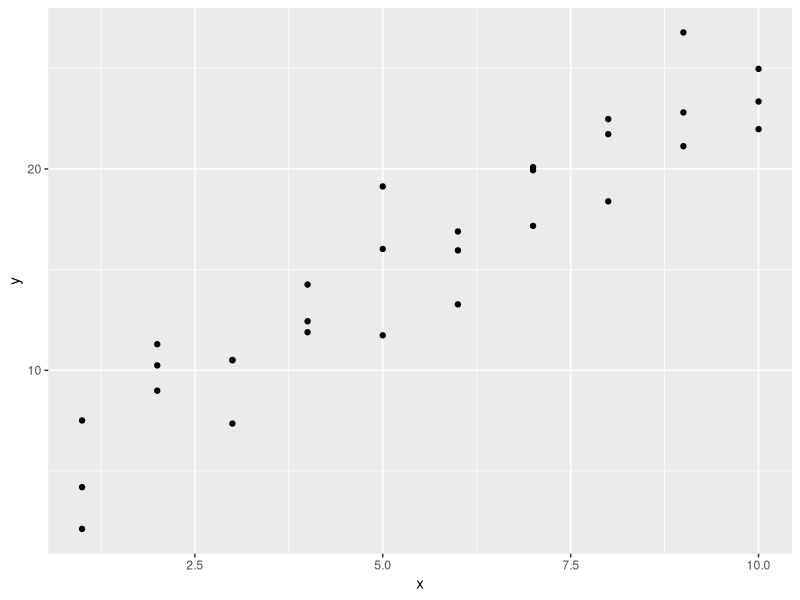
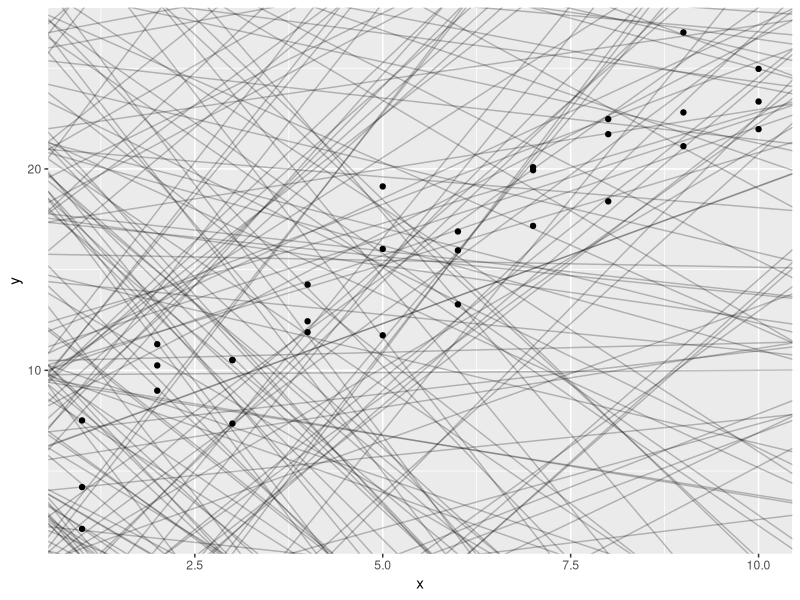
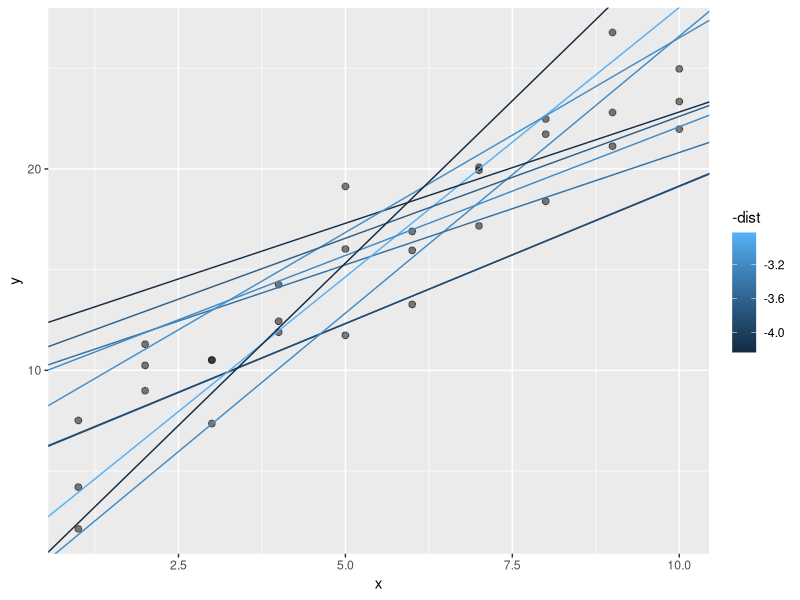
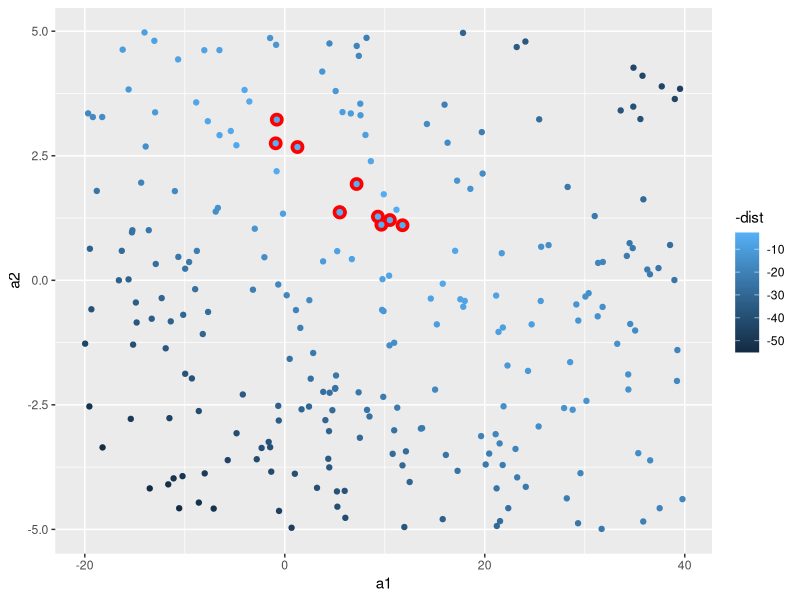
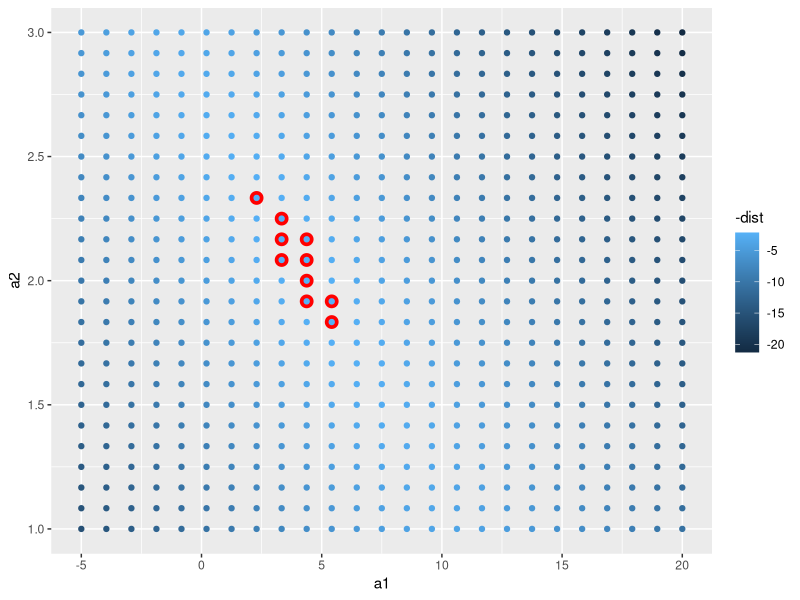
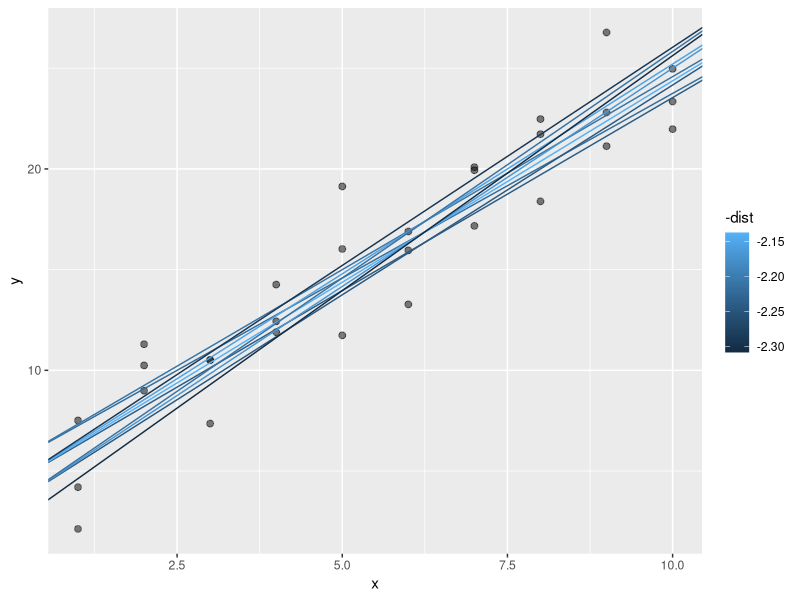
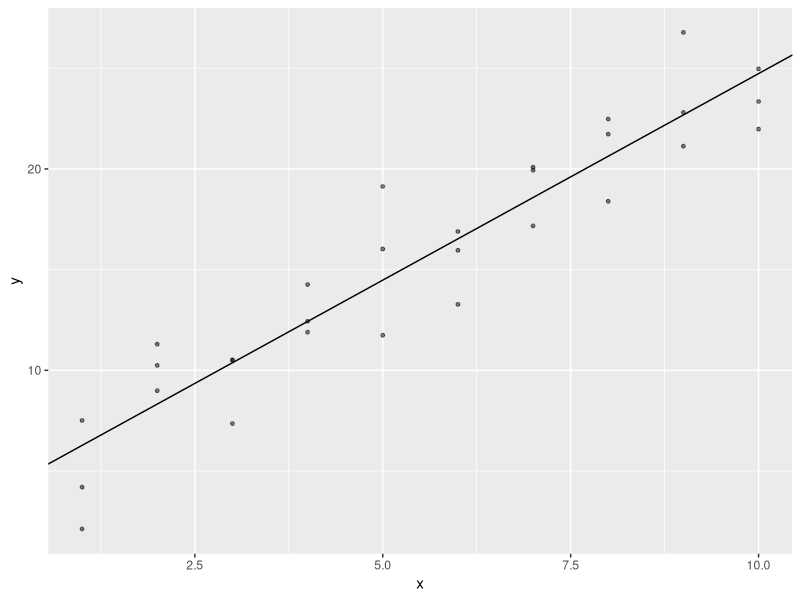
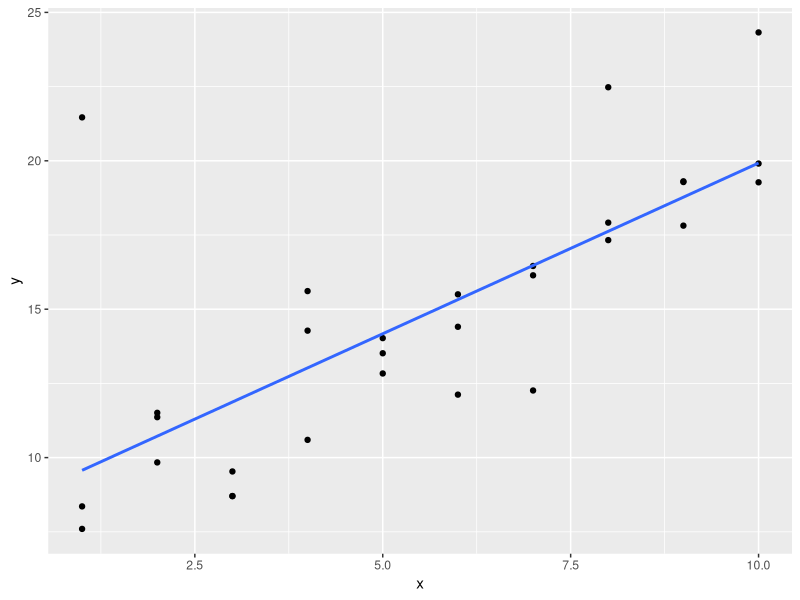

Write R code to recreate these figures, in order.

# source: https://r4ds.had.co.nz/model-basics.html


library(tidyverse)
library(modelr)

# NA's are not silently dropped
options(na.action = na.warn)



# A simple model ----------------------------------------------------------

data(sim1)

# sim1-data set
ggplot(data = sim1, aes(x = x, y = y)) +
  geom_point()



## random search ----------------------------------------------------------
# run mutiple linear models to get a feeling
models <- tibble(
  a1 = runif(n = 250, min = -20, max = 40),
  a2 = runif(n = 250, min = -5, max = 5)
)


ggplot(sim1, aes(x = x, y = y)) + 
  geom_abline(aes(intercept = a1, slope = a2),
              data = models,
              alpha = 0.25) + 
  geom_point()




# create model-prediction-function (turn model into a function)
model1 <- function(a, data) {
  
  # yhat = b0 + b1 * x
  a[1] + a[2] * data$x
}

# 7 and 1.5 are the parameters of the  1.model!
model1(c(7, 1.5), sim1)




# measure distance between yhat and y with one value
# => “root-mean-squared deviation”
# We compute the difference between actual (y)
# and predicted (yhat), square them, average them, 
# and the take the square root. 

measure_distance <- function(mod, data) {
  
  # difference = y - yhat (= b0 + b1 * x)
  diff <- data$y - model1(mod, data)
  
  # square differecnt, average it and take the square root
  sqrt(mean(diff^2))
}


measure_distance(c(7, 1.5), sim1)



# let's compute the difference for all 250 models above

sim1_dist <- function(a1, a2) {
  measure_distance(c(a1, a2), sim1)
}

# need a purrr-helper function because 
# our distance function expects the model 
# as a numeric vector of length 2.
models <- models %>% 
  mutate(dist = purrr::map2_dbl(a1, a2, sim1_dist))

View(models)


# plot the 10 best fitting models
ggplot(sim1, aes(x = x, y = y)) +
  geom_point(size = 2, alpha = 0.5) + 
  geom_abline(
    aes(intercept = a1, slope = a2, color = -dist),
    data = filter(models, rank(dist) <= 10)
  )


# or think of the models as data points (observations)
# again the best 10 are highlighted
ggplot() +
  geom_point(aes(x = a1, y = a2),
             size = 4, 
             color = "red",
             data = filter(models, rank(dist) <= 10)) + 
  geom_point(aes(x = a1, y = a2,
                 color = -dist),
             data = models)



## grid search ------------------------------------------------------------

# instead of fitting models randomly we could do it more 
# systematically

grid <- expand.grid(
  # range is picked from the top 10 models above...
  a1 = seq(-5, 20, length = 25),
  a2 = seq(1, 3, length = 25)
  ) %>% 
  mutate(dist = purrr::map2_dbl(a1, a2, sim1_dist))

grid %>% 
  ggplot(aes(x = a1, y = a2)) + 
  geom_point(data = filter(grid, rank(dist) <= 10),
             size = 4, 
             color = "red") + 
  geom_point(aes(color = -dist))


ggplot(sim1, aes(x = x, y = y)) + 
  geom_point(size = 2, alpha = 0.5) + 
  geom_abline(
    aes(intercept = a1, slope = a2, color = -dist),
    data = filter(grid, rank(dist) <= 10)
  )

# compare to random search => distances between y and yhat are much smaller!
# You could imagine iteratively making the grid finer and finer until
# you narrowed in on the best model. But there is an even better way...




## Newton-Raphson-search --------------------------------------------------
# numerical minimisation tool

best <- optim(c(0, 0), measure_distance, data = sim1)
best$par

# If you have a function that defines the distance between a model and a dataset, 
# an algorithm (optim()) that can minimise that distance by modifying the parameters 
# of the model, you can find the best model. The neat thing about this approach is 
# that it will work for any family of models that you can write an equation for.

ggplot(sim1, aes(x = x, y = y)) +
  geom_point(size = 1, alpha = 0.5) +
  geom_abline(intercept = best$par[1], slope = best$par[2])

# looks damn good!



## linear model -----------------------------------------------------------

# y = a_1 + a_2 * x_1 + a_3 * x_2 + ... a_n * x_(n-1)

sim1_mod <- lm(y ~ x, data = sim1)

coef(sim1_mod)

# These are exactly the same values we got with optim()! 
# Behind the scenes lm() doesn’t use optim() but instead 
# takes advantage of the mathematical structure of linear 
# models. Using some connections between geometry, 
# calculus, and linear algebra, lm() actually finds the 
# closest model in a single step, using a sophisticated 
# algorithm. This approach is both faster, and guarantees 
# that there is a global minimum.




### Exercises -------------------------------------------------------------

# 1)
# One downside of the linear model is that it is **sensitive** to 
# unusual values because the distance incorporates a squared 
# term. Fit a linear model to the simulated data below, and 
# visualise the results. Rerun a few times to generate different 
# simulated datasets. What do you notice about the model?


# student t-distribution
sim1a <- tibble(
  x = rep(1:10, each = 3),
  y = x * 1.5 + 6 + rt(length(x), df = 2)
  )


ggplot(sim1a, aes(x= x, y = y)) +
  geom_point() + 
  geom_smooth(method = "lm", se = FALSE)


# compare to normal distribution
sim1b <- tibble(
  x = rep(1:10, each = 3),
  y = x * 1.5 + 6 * rnorm(length(x), mean = 0, sd = 1)
  )
          

ggplot(sim1b, aes(x = x, y = y)) +
  geom_point() + 
  geom_smooth(method = "lm", se = FALSE)


# the probability to get outliers is higher with the students-t-distribution
# why?
# students-t-distribution has heavier tails than the normal distribution!
# probability for outliers ist higher!

tibble(
  x = seq(-5, 5, length.out = 5000),
  normal = dnorm(x, mean = 0, sd = 1),
  student_t = dt(x, df = 2)
) %>% 
  pivot_longer(cols = c(normal, student_t), 
               names_to = "distribution",
               values_to = "densitiy") %>% 
  ggplot(aes(x = x, y = densitiy, colour = distribution)) +
  geom_line()



# 2)
# One way to make linear models more robust is to use a different distance 
# measure. For example, instead of root-mean-squared distance, you could 
# use mean-absolute distance:

measure_distance_2 <- function(mod, data) {
  diff <- data$y - model1(mod, data)
  mean(abs(diff))
}


# Use optim() to fit this model to the simulated data above and compare 
# it to the linear model.


# Newton-Raphson search with measure_distance_2 (!)
newton_raphson_2 <- optim(c(0, 0), measure_distance_2, data = sim1a)
newton_raphson_2$par


ggplot(sim1a, aes(x = x, y = y)) +
  geom_point(size = 1, alpha = 0.5) +
  geom_abline(intercept = newton_raphson_2$par[1], slope = newton_raphson_2$par[2])


# linear model
linear_model <- lm(y ~ x, data = sim1a)
linear_model$coefficients

ggplot(sim1a, aes(x = x, y = y)) +
  geom_point(size = 1, alpha = 0.5) +
  geom_abline(intercept = linear_model$coefficients[1],
              slope = linear_model$coefficients[2])



# compare to measure_distance
newton_raphson <- optim(c(0, 0), measure_distance, data = sim1a)
newton_raphson$par

ggplot(sim1a, aes(x = x, y = y)) +
  geom_point(size = 1, alpha = 0.5) +
  geom_abline(intercept = newton_raphson$par[1], 
              slope = newton_raphson$par[2])


# compare the regression lines of the 3 models
# coefficients and regression line with measure_distance are the same as the lm-coefficients!
# measure_distance_2 is slightly different => calculated with another formula!





# Visualising models ------------------------------------------------------


## Predictions ------------------------------------------------------------

# predictors show us the pattern, the model has captured!

# take a look at the sim1 data again
View(sim1)


# create a grid
grid <- sim1 %>% 
  data_grid(x)

grid


# add predictions (1 perdiction per x-value)
grid <- grid %>% 
  add_predictions(sim1_mod)

grid


# plot => the predictors reduce the model (linear relationship between the data points)
ggplot() +
  geom_point(data = sim1, aes(x = x, y = y)) +
  geom_line(data = grid, aes(x = x, y = pred),
            color = "red")




## Residuals (flip side of predictors) ------------------------------------

# residuals tell you what the model has missed!
# residuals = y (observed values) - yhat (predicted values)

# we need the original data set to calculate the residuals!
sim1 <- sim1 %>% 
  add_residuals(sim1_mod)

sim1


# how spread are the residuals?
ggplot(sim1, aes(x = resid)) +
  geom_freqpoly(binwidth = 0.5)

# mean of the residuals will always be 0
mean(sim1$resid)

ggplot(sim1, aes(x = x, y = resid)) + 
  geom_ref_line(h = 0, colour = "red") +
  geom_point()


# Putting a reference line at zero for residuals is important because 
# good models (generally) should have residuals centered at zero, with 
# approximately the same variance (or distribution) over the support of x, 
# and no correlation. A zero reference line makes it easier to judge these 
# characteristics visually.




### Exercises  ------------------------------------------------------------

# Instead of using lm() to fit a straight line, you can use loess() to fit 
# a smooth curve. Repeat the process of model fitting, grid generation, 
# predictions, and visualization on sim1 using loess() instead of lm(). 
# How does the result compare to geom_smooth()?


sim1_loess <- loess(y ~ x, data = sim1)
sim1_lm <- lm(y ~ x, data = sim1)


sim1 <- sim1 %>% 
  add_residuals(sim1_lm) %>% 
  add_predictions(sim1_lm) %>% 
  add_residuals(sim1_loess, var = "resid_loess") %>% 
  add_predictions(sim1_loess, var = "pred_loess")


sim1

# plot predictors (loess)
ggplot(data = sim1, aes(x = x, y = y)) +
  geom_point() +
  geom_line(aes(x = x, y = pred_loess), color = "red", size = 1)

# NOTE: this is the default method of geom_smooth...
ggplot(data = sim1, aes(x = x, y = y)) +
  geom_point() +
  geom_smooth(se = FALSE)

# plot predictors (lm)
ggplot(data = sim1, aes(x = x, y = y)) +
  geom_point() + 
  geom_line(aes(x = x, y = pred), color = "red", size = 1)

# NOTE: this is another method of geom_smooth...
ggplot(data = sim1, aes(x = x, y = y)) +
  geom_point() + 
  geom_smooth(method = "lm", se = FALSE)


# compare the residuals (!)
ggplot(data = sim1) +
  geom_ref_line(h = 0, colour = "black") + 
  # lm
  geom_point(aes(x = x, y = resid), color = "red") +
  # loess 
  geom_point(aes(x = x, y = resid_loess), color = "blue")

# loess has in general smaller residuals within (!) the sample...




## Categorical variables --------------------------------------------------


# Generating a function from a formula is straight forward when the predictor is 
# continuous, but things get a bit more complicated when the predictor is **categorical**. 
# Imagine you have a formula like y ~ sex, where sex could either be male or female. 
# It doesn’t make sense to convert that to a formula like y = x_0 + x_1 * sex because 
# sex isn’t a number - you can’t multiply it! Instead what R does is convert it to 
# y = x_0 + x_1 * sex_male where sex_male is one if sex is male and zero otherwise:

df <- tribble(
  ~ sex, ~ response,
  "male", 1,
  "female", 2,
  "male", 1
)

df

model_matrix(df, response ~ sex)

# **dummy-trap**
# You might wonder why R also doesn’t create a sexfemale column. The problem 
# is that would create a column that is perfectly predictable based on the 
# other columns (i.e. sexfemale = 1 - sexmale). Unfortunately the exact details 
# of why this is a problem is beyond the scope of this book, but basically it 
# creates a model family that is too flexible, and will have infinitely many 
# models that are equally close to the data.


# plot
data(sim2)
View(sim2)
ggplot(sim2, aes(x = x , y = y)) +
  geom_point()


# generate model
mod2 <- lm(y ~ x, data = sim2)

grid <- sim2 %>% 
  data_grid(x) %>% 
  # again one perditor per x value...
  add_predictions(mod2)

grid


# Effectively, a model with a categorical X-variable will predict 
# the mean value for each category!
# Why? Because the mean minimises the root-mean-squared distance!
ggplot(data = sim2, aes(x = x, y = y)) +
  geom_point() +
  geom_point(data = grid, aes(x = x, y = pred), 
             color = "red",
             size = 2)


# compare to the regression-output!
mod2
# xa is the reference category
# the coefficients tell you the difference between the mean values!
# for example if you switch form xa (mean = 1.15) to xb (mean = 8.12)
# the coefficient is 8.12 - 1.15 = 6.96
# etc.!



## Interactions (continuous and categorical) ------------------------------

data(sim3)

# what happens if you have a contonuous and a categorical predictors?
# lets take a look! x1 = continuous, x2 = categorical
ggplot(data = sim3, aes(x = x1, y = y)) +
  geom_point(aes(color = x2))


# 2 possible models
# 1. 
mod1 <- lm(y ~ x1 + x2, data = sim3)

# 2.
mod2 <- lm(y ~ x1 * x2, data = sim3)
# y ~ x1 * x2 is translated to y = a_0 + a_1 * x1 + a_2 * x2 + a_12 * x1 * x2
# Note that whenever you use *, both the interaction AND 
# the individual components are included in the model.


# visualise these two models
# create a data-grid
grid <- sim3 %>% 
  # now we need both variables!
  data_grid(x1, x2) %>% 
  # gather the predictions form both models in one step
  gather_predictions(mod1, mod2)


View(grid)


# visualise the results for both models
ggplot(data = sim3, aes(x = x1, y = y, color = x2)) +
  geom_point() +
  geom_line(data = grid, aes(x = x1, y = pred, color = x2)) +
  facet_wrap(~model) +
  labs(title = "Model Comparison (continuous and categorical)",
       subtitle = "mod1 = no interactions | mod2 = interactions")

# Note that the model that uses + (no interaction) has the same slope for each 
# line, but different intercepts. The model that uses * (interaction) has a 
# different slope AND intercept for each line.


# which model perfoms better?
# take a look at the residuals!

sim3 <- sim3 %>% 
  gather_residuals(mod1, mod2)

View(sim3)

sim3 %>% 
  ggplot(aes(x = x1, y = resid, color = x2)) +
  geom_point() + 
  # facet grid (model AND x2)
  facet_grid(~ model ~ x2)

# mod1: patterns are clearly visible (!)
# => mod1 has missed these patterns!

# mod2: no patterns visible
# => mod2 has captured these patterns! 



## Interactions (two continuous) ------------------------------------------

data (sim4)

mod1 <- lm(y ~ x1 + x2, data = sim4)
mod2 <- lm(y ~ x1 * x2, data = sim4)
# y ~ x1 * x2 is translated to y = a_0 + a_1 * x1 + a_2 * x2 + a_12 * x1 * x2

grid <- sim4 %>% 
  data_grid(
    # not every single value of x is needed here...
    # take a look at the seq_range()-function!
    # => pretty = TRUE, trim, expand...
    x1 = seq_range(x1, 5),
    x2 = seq_range(x2, 5)
  ) %>% 
  gather_predictions(mod1, mod2)


grid


# visualise model (first as a 3d surface from the top)

ggplot(data = grid, aes(x = x1, y = x2, fill = pred)) +
  geom_tile() + 
  facet_wrap(~ model) +
  scale_fill_viridis_b() +
  labs(title = "Model Comparison (continuous and continuous)",
       subtitle = "mod1 = no interactions | mod2 = interactions")

# the models do not look that different...



# visualise model (multiple slices from either side)

p1 <- ggplot(data = grid, aes(x = x1, y = pred, color = x2, group = x2)) + 
  geom_line() + 
  facet_wrap(~ model) +
  labs(title = "Model Comparison (continuous and continuous)",
       subtitle = "mod1 = no interactions | mod2 = interactions")


p2 <- ggplot(data = grid, aes(x = x2, y = pred, color = x1, group = x1)) +
  geom_line() + 
  facet_wrap(~ model) +
  labs(title = "Model Comparison (continuous and continuous)",
       subtitle = "mod1 = no interactions | mod2 = interactions")


library(patchwork)
p1 + p2

# An interaction says that there’s not a fixed offset: 
# => you need to consider both (!) values of x1 and x2 simultaneously in order to predict y.
# Interaction: x1 and x2 are connected (if you change one of them, you change the other as well)
# => different slopes AND intercepts!


# You can see that even with just two continuous variables, coming up with good visualisations 
# are hard. But that’s reasonable: you shouldn’t expect it will be easy to understand how 
# three or more variables simultaneously interact!




## Transformations --------------------------------------------------------

# Transformations are useful because you can use them to approximate non-linear 
# functions. If you’ve taken a calculus class, you may have heard of Taylor’s 
# theorem which says you can approximate any smooth function with an infinite 
# sum of polynomials. That means you can use a polynomial function to get 
# arbitrarily close to a smooth function by fitting an equation like 
# y = a_1 + a_2 * x + a_3 * x^2 + a_4 * x ^ 3. 
# Typing that sequence by hand is tedious, so R provides a helper function: poly():

# NOTE: you can always take a look, what R is doing in the "background"

df <- tribble(
  ~y, ~x,
  1,  1,
  2,  2, 
  3,  3
)

model_matrix(df, y ~ poly(x, 2))

# Outside the range of the data, polynomials rapidly shoot off to + or - inf
# => be careful with poly()

# better use splines!

library(splines)

model_matrix(df, y ~ ns(x, 2))


# What does it look like when we try to approximate a non-linear (!) model?

# generate the data first!
sim5 <- tibble(
  x = seq(0, 3.5 * pi, length = 50),
  
  # rnorm adds some random noise to the data
  y = 4 * sin(x) + rnorm(n = length(x))
)


# No noise
sim5_NoNoise <- tibble(
  x = seq(0, 3.5 * pi, length = 50),
  y = 4 * sin(x)
  )



# create models (5 each) & grids
mod1 <- lm(y ~ ns(x, 1), data = sim5)
mod2 <- lm(y ~ ns(x, 2), data = sim5)
mod3 <- lm(y ~ ns(x, 3), data = sim5)
mod4 <- lm(y ~ ns(x, 4), data = sim5)
mod5 <- lm(y ~ ns(x, 5), data = sim5)

mod1_NoNoise <- lm(y ~ ns(x, 1), data = sim5_NoNoise)
mod2_NoNoise <- lm(y ~ ns(x, 2), data = sim5_NoNoise)
mod3_NoNoise <- lm(y ~ ns(x, 3), data = sim5_NoNoise)
mod4_NoNoise <- lm(y ~ ns(x, 4), data = sim5_NoNoise)
mod5_NoNoise <- lm(y ~ ns(x, 5), data = sim5_NoNoise)

# grids
grid <- sim5 %>% 
  data_grid(x = seq_range(x, n = 50, expand = 0.1)) %>% 
  gather_predictions(mod1, mod2, mod3, mod4, mod5)


grid_NoNoise <- sim5_NoNoise %>% 
  data_grid(x = seq_range(x, n = 50, expand = 0.1)) %>% 
  gather_predictions(mod1_NoNoise, mod2_NoNoise, mod3_NoNoise, mod4_NoNoise, mod5_NoNoise)



# plot
ggplot(data = sim5, aes(x = x, y = y)) +
  geom_point() +
  geom_line(data = grid, aes(x = x, y = pred), color = "red") + 
  facet_wrap(~ model)


ggplot(data = sim5_NoNoise, aes(x = x, y = y)) + 
  geom_point() + 
  geom_line(data = grid_NoNoise, aes(x = x, y = pred), color = "red") +
  facet_wrap(~ model)


# Note the difference between the two data sets!

# Notice that the extrapolation outside the range of the data is clearly bad. 
# This is the downside to approximating a function with a polynomial. But this 
# is a very real problem with every model: the model can never tell you if 
# the behaviour is true when you start extrapolating outside the range of 
# the data that you have seen. 



### Exercises -------------------------------------------------------------

# 1)
# What happens if you repeat the analysis of sim2 using a model without an 
# intercept. What happens to the model equation? What happens to the predictions?

data(sim2)

mod_1 <- lm(y ~ x, data = sim2)
# remove intercept
mod_2 <- lm(y ~ x - 1, data = sim2)

# create a grid
grid <- sim2 %>% 
  data_grid(x) %>% 
  spread_predictions(mod_1, mod_2)

grid
# the predictions are the same!


# coefficients are different!
summary(mod_1)
# with the intercept => xa as reference category
summary(mod_2)
# without the intercept => no reference category



# 2)
# Use model_matrix() to explore the equations generated for the models 
# I fit to sim3 and sim4. Why is * a good shorthand for interaction?

model_matrix(y ~ x1 * x2, data = sim3)
model_matrix(y ~ x1 * x2, data = sim4)


# The asterisk * is good shorthand for an interaction since an interaction 
# between x1 and x2 includes terms for x1, x2, and the product of x1 and x2.



# 3)
# Using the basic principles, convert the formulas in the following two models 
# into functions. (Hint: start by converting the categorical variable 
# into 0-1 variables.)


### mod1
mod1 <- lm(y ~ x1 + x2, data = sim3)

# create function (special case of model_matrix()) => hard coded!
# creating dummy-variables!
model_matrix_mod1 <- function(.data) {
  mutate(.data,
         # using the fact that locigals can be
         # represented with 0s and 1s
         x2b = as.numeric(x2 == "b"),
         x2c = as.numeric(x2 == "c"),
         x2d = as.numeric(x2 == "d"),
         `(Intercept)` = 1) %>% 
    select(`(Intercept)`, x1, x2b, x2c, x2d)
}

model_matrix_mod1(sim3)



# create funciton (special case of model_matrix()) => not hard coded!
model_matrix_mod1b <- function(.data){
  
  # crab the levels of the categorial variable
  lvls <- levels(.data$x2)
  
  # drop the first level (reference categoriy)
  lvls <- lvls[2:length(lvls)]
  
  # create indicator variable for each level of x2
  for (lvl in lvls) {
    
    # new column name x2 + level name
    varname <- str_c("x2", lvl)
    
    # add indicator variable for lvl
    .data[[varname]] <- as.numeric(.data$x2 == lvl)
  }
  
  # generate list of variables to keep
  x2_variables <- str_c("x2", lvls)
  
  # add an intercept
  .data[["(Intercept)"]] <- 1
  
  # keep x1 and x2 indicator variables
  select(.data, `(Intercept)`, x1, all_of(x2_variables))
}

model_matrix_mod1b(sim3)



### mod2
mod2 <- lm(y ~ x1 * x2, data = sim3)

# create function (special case of model_matrix()) => hard coded!
model_matrix_mod2 <- function(.data) {
  mutate(.data,
         `(Intercept)` = 1,
         x2b = as.numeric(x2 == "b"),
         x2c = as.numeric(x2 == "c"),
         x2d = as.numeric(x2 == "d"),
         `x1:x2b` = x1 * x2b,
         `x1:x2c` = x1 * x2c,
         `x1:x2d` = x1 * x2d) %>% 
    select(`(Intercept)`, x1, x2b, x2c, x2d, `x1:x2b`, `x1:x2c`, `x1:x2d`)
}

model_matrix_mod2(sim3)



# create function (special case of model_matrix()) => not hard coded!
# use model_matrix_mod1b()
model_matrix_mod2b <- function(.data){
  
  # get dataset with x1 and x2 indicator variables
  out <- model_matrix_mod1b(.data)
  
  # get names of the x2 indicator columns
  # ^ to match the start of the string.
  x2cols <- str_subset(colnames(out), "^x2")
  
  # create interactions between x1 and the x2 indicator columns
  for (varname in x2cols) {
    
    # name of the interaction variable
    newvar <- str_c("x1:", varname)
    out[[newvar]] <- out$x1 * out[[varname]]
  }
  
  # print 
  out
  
}

model_matrix_mod2b(sim3)



# 4)
# For sim4, which of mod1 and mod2 is better? I think mod2 does a slightly 
# better job at removing patterns, but it’s pretty subtle. Can you come 
# up with a plot to support my claim?

mod1 <- lm(y ~ x1 + x2, data = sim4)
mod2 <- lm(y ~ x1 * x2, data = sim4)

# take a look at the residuals
# gahter them first
sim4_mods <- sim4 %>% 
  gather_residuals(mod1, mod2)

sim4_mods


# plot => frequency plot!
ggplot(data = sim4_mods, aes(x = resid, color = model)) +
  geom_freqpoly(bins = 15) +
  geom_rug()

# absolute values
ggplot(data = sim4_mods, aes(x = abs(resid), color = model)) +
  geom_freqpoly(bins = 15) + 
  geom_rug()

# not much difference between the residuals visible...
#  However, mod2 appears to have fewer residuals in the tails 
# of the distribution between 2.5 and 5 (although the most extreme 
# residuals are from mod2.
# => not really clear


# calculate the standard deviations
sim4_mods %>% 
  group_by(model) %>% 
  summarise(sd = sd(resid))

# mod2 has a slightly smaller sd => performs better




## Missing values --------------------------------------------------------

# Missing values obviously can not convey any information about the relationship 
# between the variables, so modelling functions will drop any rows that contain 
# missing values. R’s default behaviour is to silently drop them, but 
# options(na.action = na.warn) (run in the prerequisites), makes sure you get a warning.

# check out exactely how many observations were used
nobs(mod1)
nobs(mod2)



# This chapter has focussed exclusively on the class of linear models, which 
# assume a relationship of the form y = a_1 * x1 + a_2 * x2 + ... + a_n * xn. 
# Linear models additionally assume that the residuals have a normal distribution - 
# which we haven’t talked about - and that the response is continuous. 


# for further information: 
# => https://r4ds.had.co.nz/model-basics.html#other-model-families
